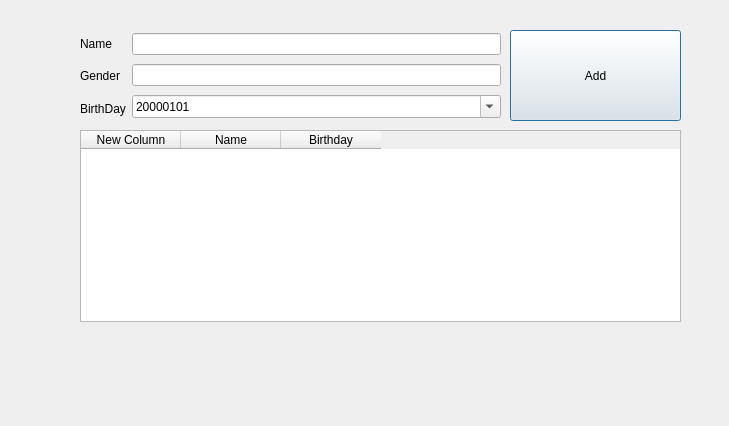
<?xml version="1.0" encoding="UTF-8"?>
<ui version="4.0">
 <class>Dialog</class>
 <widget class="QDialog" name="Dialog">
  <property name="geometry">
   <rect>
    <x>0</x>
    <y>0</y>
    <width>729</width>
    <height>426</height>
   </rect>
  </property>
  <property name="windowTitle">
   <string>Dialog</string>
  </property>
  <widget class="QPushButton" name="btnAdd">
   <property name="geometry">
    <rect>
     <x>510</x>
     <y>30</y>
     <width>171</width>
     <height>91</height>
    </rect>
   </property>
   <property name="text">
    <string>Add</string>
   </property>
  </widget>
  <widget class="QTableWidget" name="tableWidget">
   <property name="geometry">
    <rect>
     <x>80</x>
     <y>130</y>
     <width>601</width>
     <height>192</height>
    </rect>
   </property>
   <column>
    <property name="text">
     <string>New Column</string>
    </property>
   </column>
   <column>
    <property name="text">
     <string>Name</string>
    </property>
   </column>
   <column>
    <property name="text">
     <string>Birthday</string>
    </property>
   </column>
  </widget>
  <widget class="QWidget" name="">
   <property name="geometry">
    <rect>
     <x>80</x>
     <y>30</y>
     <width>421</width>
     <height>92</height>
    </rect>
   </property>
   <layout class="QHBoxLayout" name="horizontalLayout">
    <item>
     <layout class="QVBoxLayout" name="verticalLayout">
      <item>
       <widget class="QLabel" name="label">
        <property name="text">
         <string>Name</string>
        </property>
       </widget>
      </item>
      <item>
       <widget class="QLabel" name="label_2">
        <property name="text">
         <string>Gender</string>
        </property>
       </widget>
      </item>
      <item>
       <widget class="QLabel" name="label_3">
        <property name="text">
         <string>BirthDay</string>
        </property>
       </widget>
      </item>
     </layout>
    </item>
    <item>
     <layout class="QVBoxLayout" name="verticalLayout_2">
      <item>
       <widget class="QLineEdit" name="editName"/>
      </item>
      <item>
       <widget class="QLineEdit" name="editGender"/>
      </item>
      <item>
       <widget class="QDateEdit" name="dateEdit">
        <property name="displayFormat">
         <string>yyyyMMdd</string>
        </property>
        <property name="calendarPopup">
         <bool>true</bool>
        </property>
       </widget>
      </item>
     </layout>
    </item>
   </layout>
  </widget>
 </widget>
 <resources/>
 <connections/>
</ui>
